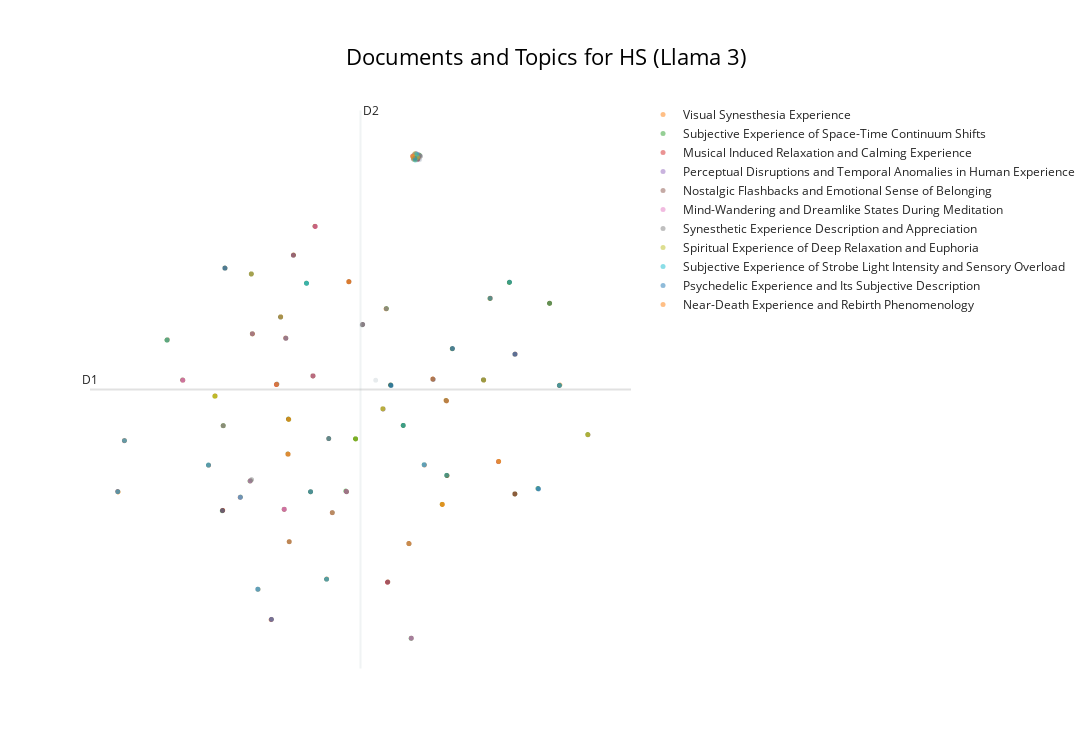
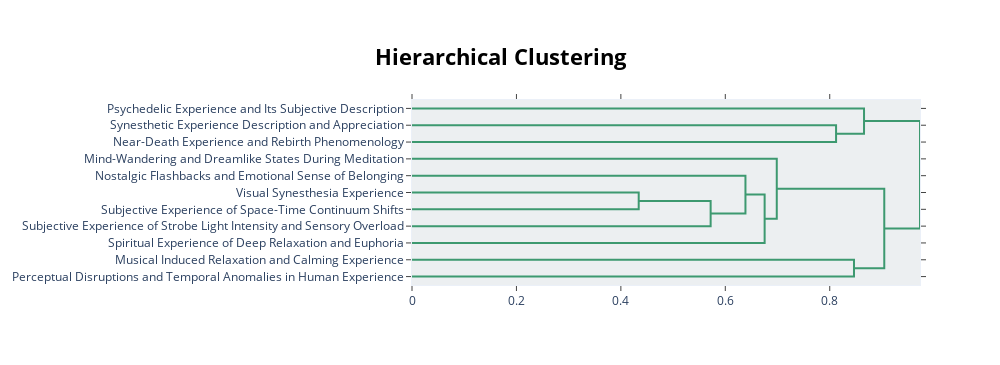

The code cell stored with these charts, in order, in its notebook:
### Markdown cell above
### Visualisation

### Code cell
# Basic visu (to compare with visu before LLM labelling)
display(topic_model.visualize_documents(df_reports, title=f"Documents and Topics for {condition} (Llama 3)",
hide_annotations=True, hide_document_hover=False, custom_labels=True))


# Datammaplot visu 
reduced_embeddings = UMAP(
    n_neighbors=int(chosen_params['n_neighbors']),
    n_components=2, #reduced embedding to 2D for visualization
    min_dist=float(chosen_params['min_dist']),
    metric='cosine',
    random_state=random_seed
).fit_transform(embeddings)

datamapplot.create_plot(
   reduced_embeddings,
   all_labels,
   label_font_size=15,
   title=f"{condition}: Topic representations with Llama 3",
   sub_title="Labeled with `llama-3-8b-instruct` (representations on reduced 2D embeddings)",
   label_wrap_width=20,
   use_medoids=True
)

# hierarchical visu
display(topic_model.visualize_hierarchy(custom_labels=True))

### Figure 1 — Plotly figure (JSON) as saved in the notebook; plotly's stock layout.template omitted (floating-point values rounded to 4 significant figures; data arrays with more than 128 entries replaced by an {"elided": "..."} marker saying what was removed)
{"data": [{"hoverinfo": "text", "hovertext": ["Difficult to make note of what I was seeing as I've never experienced that before.", "Sometimes wrestling between the two.", "Images I've seen before.", "Definitely easy to be in the moment.", "At first, I thought it was really intense, but as I went through the phases, I felt a rush of anxiety taking me through a journey of colour; both beautiful and calming, or rigid and uncomfortable.", "Helicopter, busy mind, no rest, relentless, stuck.", "I thought of bees and generativity.", "Totally disorienting until I picked a spot or tried to blink.", "It felt like my brain was being massaged.", "I experienced a lot of physical sensations in my stomach, on my face, and inside my head.", "Felt similar to being in an MRI machine.", "My brain being an Oscar-worthy director.", "Interested in potential for taking it further, combining it with substances.", "It was like having your eyes open throughout and yet totally enveloped in the sound.", "It is very sensitizing, and the feeling now is one of afterglow.", "Strong desire to turn the intensity up and explore more.", "My mother's blue handmade patchwork quilt.", "They moved rapidly in my direction from a shape in the centre.", "I dissolved into light.", "Different thoughts about the perception of light and the manner in which human discernment develops towards something.", "I saw some Vasarely-like artworks but in motion.", "A euphoric and healing experience.", "I am beyond words...", "The hallucinations created a very intense and vivid world that, if you stayed with it, threatened to overwhelm at times.", "It enhanced the patterns and made it feel like a journey.", "Falling snow, peaceful, lost in a cornfield, staring through a tunnel, scared.", "I am also dyslexic, and it was interesting to experience as a neurodivergent-brained person.", "It was possible to generate full images on demand—an elephant made of upwards flowing oil rivulets.", "Sound inside my body.", "I flew over cities and deserts; at one point I was flying close to the ground with a herd of elephants.", "And then, oddly, Robbie Williams!", "The sensory is overwhelming and powerful.", "I had a memory from my childhood of spending lots of time staring at the Windows Media Player audio visualizer while listening to songs I liked and how that seemed amazing at the time.", "Obviously spiritual.", "Intense connection with my body and surroundings.", "A totally immersive experience; it felt like I was inside my very own kaleidoscope.", "My brain automatically reached for the details that prove this wasn't \"real\", and I felt very much present.", "Inside and outside the eyes were infinite.", "Travelling through space.", "Very ecstatic experience that I wished would never end.", "Saw 3 distinct images:\n1.", "Would love an experience with continual stimulation without breaks to see how the images evolve.", "Aware of the music throughout and changing rhythms and tones.", "Brains, neurons, veins, elephants.", "The first time it felt more like it was separate from me, in front of my vision.", "It felt like Vasarely was flying my brain through space into the warm sunset.", "How my brain hallucinates on the go.", "Fascinating experience with great therapeutic potential", "A feeling of being in a cocoon, in the womb.", "Complete disconnection from my body.", "It feels like a symbolism of acceptance of self, my own fear, and life.", "Pleasure & intrigue.", "It crescendoed into a cacophony of sound and light where I reached a state of full awareness.", "I was scared at first but calmed down after a while.", "So I dropped into the body to feel more.", "The visual here doesn't look anything like what I saw.", "Sometimes they moved in the opposite direction towards the centre point.", "It began violently before falling away to darkness", "Just music", "I was a little afraid at first, but it was good to get in touch with my fear and just feel it.", "I was pure and full of electricity.", "Finally, there was a pregnant mother amongst blue being cradled by her husband.", "Intrigued and excited", "Submission,\nfun,\nmild euphoric moments.", "A direct experience of our infinite creativity.", "A safe, healthy, groovy drug-free trip.", "At the end, the sharp music connected me to the sound of helicopters, with a smell of burning that I associated with a war; for the majority, I experienced heart shapes, cosmic lights, and galaxies.", "I saw bright yellow, like the sun, and it took me to my happy place.", "Colors, patterns, and a sense of awe that my brain and light were creating such powerful hallucinations.", "The vastness was just poetic and beautiful.", "It sparked much curiosity.", "I felt we were journeying together.", "I became the music and the music became me, and we were floating and flying in a multidimensional kaleidoscope of the most beautiful geometry, symmetry, and colour.", "They all smiled, and I could hear their distinctive voices...", "A Welsh blanket.", "Lots of observing others, and in a giant bubble with people coming down being protected by others who control the dome.", "I did not feel anything at all.", "I didn't know where to look.", "I was on a rollercoaster into the sun.", "And a sense of really being inside my head.", "Trying to remember the patterns.", "This would be a great therapy to teach mindfulness and train people to still their thoughts.", "That was like acid", "I saw the inside of my eyelids in a whole new way.", "Some physical discomfort; amazing patterns; intense colours; yearning; desire to see more; questions.", "Tried to think about not living in fear; it's all just an experience.", "Like my brain has been massaged.", "An emotional and somatic understanding that control has no place here.", "Curiosity; want to control but unable; intense when orange.", "If you're from the University of Sussex, you need to stand up for reality, not believe in souls, gendered or otherwise.", "I would rather engage the body and work on the somatic aspect of it.", "Bookmark Symbol", "I thought throughout I was visualizing my own body, specifically my head.", "Felt like the Llama intro credit scene of Monty Python and the Holy Grail at some points.", "I felt like I was walking with my dog.", "Everyone should try", "They were happy.", null], "marker": {"color": "#CFD8DC", "opacity": 0.5, "size": 5}, "mode": "markers+text", "name": "other", "showlegend": false, "type": "scattergl", "x": [1.277, 12.12, 5.159, 12.4, -1.301, 28.07, 23.23, 6.672, -1.404, -3.28, 1.504, 22.63, -2.26, 12.89, 3.38, 27.0, -1.283, 21.45, 20.54, -5.424, 9.39, 28.08, 12.29, 1.277, -1.665, -4.721, -5.533, 12.89, 11.96, 11.98, 23.27, 15.84, -5.555, 0.579, -19.97, 15.33, -0.8533, -1.457, 1.03, 3.381, 25.75, 9.25, -1.313, -1.302, -6.624, 2.759, -10.08, 0.5624, 3.383, 12.17, 23.23, -14.55, 15.83, 16.43, -4.717, 12.17, 11.69, 15.84, 12.15, -1.302, 21.46, 23.24, 27.0, 15.76, -3.25, -0.8394, 6.683, 9.393, 9.719, 12.88, 16.43, -2.655, 20.54, 25.76, 12.58, 6.683, -0.8581, 12.48, -2.24, 12.68, 22.63, 31.16, 6.699, -6.623, 12.49, -1.332, 9.405, 6.6, 1.514, -1.307, -8.475, 12.8, 12.79, 2.996, 13.39, 12.51, 22.62, 8.099], "y": [7.421, 33.67, 18.64, 33.75, -12.36, 6.282, -6.655, 13.55, 2.279, -21.67, 25.27, 18.59, 14.43, 33.21, -8.895, 16.08, -12.38, -2.797, 16.67, 19.59, -17.19, 6.288, 33.66, 7.421, 11.9, -18.03, -5.098, 33.48, -23.88, -23.87, 10.04, -4.465, -5.12, 18.47, -6.364, -7.907, 21.82, -1.891, -6.388, -8.895, -6.023, 15.44, -12.35, -12.36, -7.064, -16.83, -3.225, 18.49, -8.893, 33.65, -6.661, 11.74, -4.46, 10.67, -18.03, 33.31, -12.57, -4.464, 33.51, -12.36, -2.794, 10.01, 16.08, 4.478, -21.64, 21.83, 13.56, -17.19, 6.326, 33.32, 10.67, 6.43, 16.67, -6.025, 33.18, 13.56, 21.81, 33.92, 14.45, 33.36, 18.58, 0.4109, 13.58, -7.063, 33.99, 2.207, -17.18, 13.48, 25.26, -12.36, 1.484, 33.41, 33.22, -0.05693, -3.197, 33.42, 18.58, 6.907]}, {"hoverinfo": "text", "hovertext": {"elided": "198 str values"}, "marker": {"opacity": 0.5, "size": 5}, "mode": "markers+text", "name": "Visual Synesthesia Experience", "text": {"elided": "198 str values"}, "textfont": {"size": 12}, "type": "scattergl", "x": {"elided": "198 float values"}, "y": {"elided": "198 float values"}}, {"hoverinfo": "text", "hovertext": {"elided": "150 str values"}, "marker": {"opacity": 0.5, "size": 5}, "mode": "markers+text", "name": "Subjective Experience of Space-Time Continuum Shifts", "text": {"elided": "150 str values"}, "textfont": {"size": 12}, "type": "scattergl", "x": {"elided": "150 float values"}, "y": {"elided": "150 float values"}}, {"hoverinfo": "text", "hovertext": ["Joy and relaxation", "Relaxing and reflective; worries stopped, put in proportion.", "A peaceful experience.", "Helpful and positive ambient sounds.", "Peace, tranquility, joy, stimulation, arousal.", "Mainly stressed, but with moments of calm.", "A sense of calm.", "Amazing sense of peace and positivity.", "Blissful even.", "Happiness,\nJoy,\nAdventure.", "Connection to an inner peace.", "Peacefulness and guidance.", "Like a deep tissue massage for the mind.", "Sense of comfort.", "The music is calming and surreal.", "A really pleasant and relaxing sensation.", "An incredible sensory experience with a huge feeling of calm and peace.", "Like this—music is a very visual thing.", "Relaxation, calm, and curiosity.", "A feeling of peace and tranquility", "The louder the music, the better.", "The music especially was on par with how one perceives sound during an actual trip.", "Tess is very calming.", "The music seemed to build to a crescendo near the end of the session and then move into a slower, calming sequence.", "Overarching truth and love.", "Wonderful, peaceful.", "Deep relaxation and a sense of hope.", "A great sense of calm and belonging.", "Being: immersed; calm; and thrilled.", "An intensity of connection, vastness, spaciousness, loving awareness.", "A calm, peaceful state.", "Calm serenity, flashback emotions", "Calm and safe.", "I really enjoyed the music; it was very Zen.", "Calm and serene and not frightening.", "Relaxing and patterned music", "I couldn't help thinking what would happen with a drum beat, maybe allow some non-Euro music in, much as I love John Hopkins.", "Optimism and escapism.", "Sometimes verging on oppressive, but never scary.", "Stimulation and relaxation within the music and light.", "The best bit was taking in the feelings of the music and gliding with it and morphing those visions according to how you feel about the music.", "Peace and contentment.", "Great peace.", "Utter peace and happiness.", "Chaos and stillness.", "Nostalgia and peace.", "Good vibes.", "Deep relaxation."], "marker": {"opacity": 0.5, "size": 5}, "mode": "markers+text", "name": "Musical Induced Relaxation and Calming Experience", "text": ["", "", "", "", "", "", "", "", "", "", "", "", "", "", "", "", "", "", "", "", "", "", "", "", "", "", "", "", "", "", "", "", "", "", "", "", "", "", "", "", "", "", "", "", "", "", "", ""], "textfont": {"size": 12}, "type": "scattergl", "x": [12.38, 9.381, -0.8494, 11.7, -19.24, 23.23, 14.31, -8.556, 12.28, 1.281, -9.37, 21.46, 20.56, -6.627, -19.96, -6.622, -2.709, -1.851, 1.514, 15.84, 5.181, 21.45, -9.364, 23.24, 11.71, 3.377, 0.5744, 12.44, -14.55, 4.909, 1.523, 14.33, 12.53, 12.41, -12.89, 12.21, 11.71, -8.54, 14.32, 12.61, -2.227, -3.25, 12.68, -2.686, 12.48, 12.36, 12.61, 9.388], "y": [33.27, -17.2, 21.82, -12.58, -0.3194, -6.663, 7.038, -8.645, 33.67, 7.417, 5.019, -2.794, 16.69, -7.067, -6.375, -7.061, 6.376, -8.504, 25.26, -4.465, 18.66, -2.802, 5.024, 10.01, -12.58, -8.898, 18.48, 33.55, 11.73, -6.377, 25.25, 7.017, 33.54, 33.47, 6.92, 33.57, -12.59, -8.628, 7.028, 33.32, 14.47, -21.64, 33.5, 6.4, 33.43, 33.39, 33.27, -17.2]}, {"hoverinfo": "text", "hovertext": ["No sense of time", "Don't make me get off!", "Intense chaos.", "Slow and fast.", "Or traveling at great speed through time.", "Various characters who, if focused on them, would disappear.", "A loss of sense of time, images that weren't images.", "Glimpse of something disappearing.", "A time and a place that seem to have happened but has yet to come.", "Staircase/Escalator\n2.", "Motivation, progress, and purpose.", "A beautiful quest to oblivion", "Then really fast.", "A sense of expansion, moving towards something.", "When a sense of what is happening seems to arrive, the vision vibrates and the sense leaves.", "A wild ride.", "Not much at all.", "Moving through a tunnel of branches.", "Good beats leading me on.", "Forward motion.", "A complete journey.", "Feeling of things coming at you.", "The final (most rapid?)", "A bubbling of freedom.", "Scary, pointy, laughing clown face in test period.", "A journey into the unknown.", "A roller coaster speeding.", "Technology and humans.", "What do I really understand?", "Journey forward.", "Treasure Chests (2 Opening, 1 Closed/Locked)\n3.", "It was insane.", "Shapes and travel through time.", "A varying journey in speed and awareness.", "Live more!", "And then maybe backwards.", "Sensory rollercoaster.", "Diolch yn fawr.", "Absolutely tripped away."], "marker": {"opacity": 0.5, "size": 5}, "mode": "markers+text", "name": "Perceptual Disruptions and Temporal Anomalies in Human Experience", "text": ["", "", "", "", "", "", "", "", "", "", "", "", "", "", "", "", "", "", "", "", "", "", "", "", "", "", "", "", "", "", "", "", "", "", "", "", "", "", ""], "textfont": {"size": 12}, "type": "scattergl", "x": [12.7, -2.249, 12.55, 12.47, 4.906, -19.95, 21.45, 6.667, 2.983, 15.79, -1.422, 11.97, 23.25, -0.8548, 5.181, -5.539, 12.87, 12.34, -6.618, 12.31, 12.44, -4.726, 9.394, 13.38, 1.02, 12.48, 15.33, -1.664, 3.38, 8.908, 2.759, 12.13, 2.996, 31.18, 12.28, 28.06, 2.996, 12.52, 14.33], "y": [33.26, 14.44, 33.65, 33.95, -6.375, -6.384, -2.798, 13.55, -0.07035, 4.445, -1.926, -23.88, 10.02, 21.82, 18.66, -5.103, 33.68, 33.79, -7.058, 33.83, 33.82, -18.02, -17.19, -3.188, -6.398, 33.38, -7.904, 11.9, -8.895, 3.465, -16.83, 33.61, -0.05758, 0.3934, 33.64, 6.277, -0.05728, 33.58, 7.022]}, {"hoverinfo": "text", "hovertext": ["Deep memories and emotive reflections.", "In the end, I felt at home, a deep sense of warm, loving embrace, like being in my mother's womb.", "I still feel it now.", "No difference between me and what was happening.", "I could walk around the room and almost reach out; it felt like I was therein my memory, looking back at the places.", "Desire to retain and recall shapes, colours, and feelings evoked were strong, but understanding the experience may be lost once coming out of it.", "And I always had something very obvious and captivating to come back to.", "I spoke to my 8-year-old self and 80-year-old self.", "I knew where I was, but felt this strong pull to this other familiar place just beyond my remembering.", "Seeing and hearing my deceased relatives.", "I wish to belong there with someone I really loved and missed...", "At times it felt like I was back in the womb.", "Thought about God.", "A lot of memories.", "Similar stuff to what I normally think about.", "I then felt like I was in my old house (shared with an ex) and walking on my daily commute towards my old front door.", "Lots of visuals, but towards the end, people I love and ancestors, some I did not previously know.", "The most vivid memories of my Dad carrying me on his shoulders as a young girl; it felt like I was back there for a short while.", "I felt a confusing sense of place, a familiar place, like my grandmother's basement, or a train station, but I couldn't place it.", "Felt like I was on that boat in Charlie and the Chocolate Factory.", "Really just thoughts from my day, or things I need to do, or had forgotten to do.", "It reminded me of being a child.", "I felt like I was in my parents' house but couldn't figure out which room.", "I find myself feeling peaceful and present, like back then.", "Past memories and people not really in my life anymore.", "It transported me into memories, having a deeper connection than ever before.", "Random thoughts; some connected to people close to me, others just events and journeys.", "It gives me an odd feeling of wanting to keep feeling these types of things again.", "It felt like coming home.", "I remembered beautiful and joyful memories and moments with my family, as if I was with them at the beach.", "Similar stuff to what I normally experience", "The sensation was very strong, and I struggled to find the memory that matched the feeling.", "I went back to many hard and mostly beautiful memories without prompting them at all."], "marker": {"opacity": 0.5, "size": 5}, "mode": "markers+text", "name": "Nostalgic Flashbacks and Emotional Sense of Belonging", "text": ["", "", "", "", "", "", "", "", "", "", "", "", "", "", "", "", "", "", "", "", "", "", "", "", "", "", "", "", "", "", "", "", ""], "textfont": {"size": 12}, "type": "scattergl", "x": [19.8, 23.23, 12.4, -1.841, 4.939, 19.83, 8.88, 1.281, -5.314, 28.07, 0.5742, -10.07, 1.017, -1.433, -9.37, -1.381, 15.33, 12.67, 12.3, 11.09, 1.023, 20.55, -14.57, 22.65, -10.08, 1.512, 9.709, -8.283, 4.903, -1.67, 8.875, 9.423, 12.48], "y": [6.959, -6.662, 33.57, -8.494, -6.409, 6.933, 3.493, 7.417, 12.45, 6.278, 18.48, -3.231, -6.401, -1.915, 5.019, 2.255, -7.907, 33.29, 33.42, 1.515, -6.395, 16.69, 11.72, 18.6, -3.224, 25.26, 6.335, 20.27, -6.371, 11.91, 3.498, -17.16, 33.32]}, {"hoverinfo": "text", "hovertext": ["I also felt asleep for a bit and I was thinking of my partner, who I could visualize.", "Not wanting my thoughts to overtake the experience.", "I did not have profound thoughts during the experience but rather almost fell asleep in a dreamlike way.", "And then my mind checked out and my subconscious took over and started talking.", "This time someone kept coughing and disrupted my thought process.", "I found myself lost in thought near the end, and stopped being aware of visual experience and just thought about stuff.", "I was put in a dreamlike, semiconscious state; the sensation when you are not quite asleep, coming into wakefulness, and dreaming of real things, conversations.", "As the lights started and gradually built, I moved between states of mindfulness and being distracted by everyday thoughts.", "I was very conscious of my mind thinking about stopping thinking; in the end, that was funny.", "I had short dreams.", "I found my thoughts developing into stories and images while my eyes were closed.", "If I do, I will try and meditate beforehand as I still had racing thoughts interrupting me.", "Dreaming dreamingly.", "I wanted to engage more; it annoyed me when it started and stopped as my brain was developing themes.", "Also same with unsuccessfully trying to fall asleep during an insomnia period.", "I couldn't be totally immersed because I suffer from tinnitus and no matter what, it's always a distraction.", "I realised any interaction had been quite short as my consciousness had drifted into the early stages in which the sandman cometh, where my brain's alpha waves quickly displaced the externally generated momentary visions with the garbled, messy, free association of non-sensical stories that act as the scent kindling of dreams.", "I felt like I drifted in and out of consciousness, but never opened my eyes.", "For someone who has sleep paralysis regularly, this was quite interesting.", "Dreaming while awake—flashes of random places I have been.", "Couldn't meditate either, even though I tried.", "I think when it became overwhelming my brain would cut to normal thoughts, e.g., like what I need to buy from the shop for dinner.", "Frustration that I couldn't stop thinking about the outside and concentrate on what was happening.", "My eyes wouldn't stop watering, so that kept my mind occupied.", "To be quite honest, I think I fell asleep, so don't really remember what I saw.", "My mind sometimes was very active and overthinking, but I actually have no memory of what.", "Felt like dreaming; I did dream a little.", "It felt like almost the dreamlike state of anesthesia.", "But then I just dozed off.", "Perhaps I should have focused on one.", "Afterwards, I felt as if I had had the deepest, deepest sleep.", "I didn't know whether I was asleep or awake.", "It was so deep I was unsure if I was totally conscious."], "marker": {"opacity": 0.5, "size": 5}, "mode": "markers+text", "name": "Mind-Wandering and Dreamlike States During Meditation", "text": ["", "", "", "", "", "", "", "", "", "", "", "", "", "", "", "", "", "", "", "", "", "", "", "", "", "", "", "", "", "", "", "", ""], "textfont": {"size": 12}, "type": "scattergl", "x": [3.377, 9.249, -19.21, -5.539, -5.312, 25.76, 1.531, 21.46, -6.624, 12.18, 6.669, -4.703, 11.7, -10.07, -8.479, -1.844, 8.872, 13.38, -12.88, -3.244, -1.689, -12.87, 8.888, -2.675, 4.91, -1.84, -5.424, 12.21, -1.432, 11.97, 1.279, 12.7, -9.372], "y": [-8.898, 15.44, -0.2966, -5.104, 12.45, -6.025, 25.25, -2.792, -7.064, 33.49, 13.55, -18.05, -12.58, -3.229, 1.48, -8.497, 3.501, -3.191, 6.915, -21.63, 11.93, 6.901, 3.485, 6.411, -6.379, -8.493, 19.59, 33.7, -1.916, -23.87, 7.419, 33.84, 5.017]}, {"hoverinfo": "text", "hovertext": ["Very well led.", "It is an unique experience I won't forget.", "Thank you; it was very interesting.", "Good stuff.", "So good!", "Thank you for creating it.", "Loved it.", "A perfectly cromulent experience", "An interesting one.", "Still a really cool experience!", "Awesome experience, so much more than I expected.", "Amazing experience though.", "Lots of uncertainty, but it went okay.", "It was a wonderful experience I wasn't expecting.", "I am amazed, never experienced something equal.", "Awesome experience and not what I expected.", "Fabulous experience.", "It was a beautiful experience.", "The visuals were pretty fun though.", "More DM please!", "Something wonderful", "Very interesting experience.", "And this made me think about synesthetic experiences and how they're very precious and worth seeking out and appreciating.", "This is a truly amazing experience.", "It was quite satisfying.", "Very interesting!", "Overall, it was an amazing experience.", "A keen experience", "Thanks for the experience.", "Not as good as doing loads of ket but still decent."], "marker": {"opacity": 0.5, "size": 5}, "mode": "markers+text", "name": "Synesthetic Experience Description and Appreciation", "text": ["", "", "", "", "", "", "", "", "", "", "", "", "", "", "", "", "", "", "", "", "", "", "", "", "", "", "", "", "", ""], "textfont": {"size": 12}, "type": "scattergl", "x": [6.684, -2.639, 16.44, 12.97, 14.35, -1.302, -5.397, 15.77, 12.78, 19.81, -5.424, 6.665, -19.22, 4.929, 2.996, 12.66, -10.08, 27.0, -8.302, 12.54, 12.69, 12.21, 16.43, 8.887, 31.16, 31.16, -1.681, 12.47, -8.295, 6.667], "y": [13.57, 6.447, 10.69, 33.63, 6.999, -12.36, -4.954, 4.464, 33.63, 6.954, 19.59, 13.55, -0.3012, -6.398, -0.05689, 33.78, -3.225, 16.08, 20.29, 33.75, 33.34, 33.26, 10.67, 3.486, 0.4109, 0.411, 11.92, 33.79, 20.28, 13.55]}, {"hoverinfo": "text", "hovertext": ["I also felt happy and smiled at certain points, which was quite weird.", "Then, all of a sudden, I felt like I was disembodied; a huge wave of euphoria took over, and I felt like I was totally free.", "I felt elated and completely peaceful and found myself smiling broadly at these moments.", "level of strobing felt more relaxing again.", "I felt very peaceful, euphoric, with a sense of wonder and awe.", "My thoughts on this is I felt safe and fun.", "I was on a journey; I was relaxed and not a bit worried, as if I knew I would be safe.", "It made me feel positive and as though something is guiding me.", "I felt a deep connection with humankind and an overwhelming sense of peace.", "It's the most comfort I've ever felt, and it was magical.", "I felt very relaxed and comfortable.", "It was comforting, and whilst I felt small and insignificant, I also felt free and powerful.", "I saw a lot of fast movement, but despite that, emotionally I felt absolute stillness and deep calm.", "It was very relaxing, and when I fully opened my eyes I felt refreshed and new.", "I felt warm and cold sensations in my hands at one point and was very relaxed and sleepy by the end.", "Suddenly seeing somewhere dark yet bright, resulting in a tingling sensation through alternative parts of my body, but also of pure relaxation.", "I felt an overwhelming sense of euphoria and love for everyone in the room.", "Rather than a negative experience, I felt relief and comforted by it.", "But then I found I could shut it out if I wanted and was able to relax—almost falling asleep at times.", "I felt hopeful.", "Was an interesting experience, and afterward I felt relaxed.", "The first one was better because I felt relaxed and I got ideas.", "I felt a profound sense of relaxation I have never experienced.", "I felt relaxed, safe, and excited at the start of the experience.", "Transcendental, peaceful, although I also felt somewhat anxious.", "Throughout I felt calm but exalted."], "marker": {"opacity": 0.5, "size": 5}, "mode": "markers+text", "name": "Spiritual Experience of Deep Relaxation and Euphoria", "text": ["", "", "", "", "", "", "", "", "", "", "", "", "", "", "", "", "", "", "", "", "", "", "", "", "", ""], "textfont": {"size": 12}, "type": "scattergl", "x": [-1.426, 8.873, -2.232, 15.32, 11.7, 21.47, -9.37, 12.36, 5.91, 19.83, -9.367, -1.352, 12.64, 31.16, 12.18, 2.992, 0.5731, -5.424, -9.375, 12.36, 31.16, 12.36, 8.88, -9.402, -14.57, 15.33], "y": [-1.922, 3.5, 14.46, -7.896, -12.58, -2.783, 5.018, 33.93, -0.08801, 6.936, 5.021, 2.227, 33.49, 0.4116, 33.49, -0.06093, 18.48, 19.59, 5.013, 33.46, 0.4106, 33.21, 3.494, 4.987, 11.72, -7.907]}, {"hoverinfo": "text", "hovertext": ["I also felt like I wanted the experience to be more intense—much louder music, and the most intense part of the lighting pattern repeated for longer.", "I felt sleepy and a bit anxious at times due to the speed of the flashing lights.", "Hard to focus on a single pattern, and when you wanted to focus on one, it would become less focused.", "Once I was wearing contacts and it was more geometric.", "At first it was unsettling because there were these lights flashing like a kaleidoscope in front of my eyes, even though my eyes were closed.", "I would have liked a slight diffusion on the light or something to keep my eyes shut; the intensity was demanding me to open my eyes.", "I would prefer to use my hands to shield from the light.", "But most of it had a white background for me, which made me feel like I was in a clinical space; that made me stressed.", "The visual experience felt a bit flat, so focused on being in my eyes and head; too much.", "Changes in intensity of the experience when I focused compared to when the light was across my whole peripheral vision.", "It might be an idea to have a box of tissues in the reflection room.", "I experienced different states depending on the lighting—darkness and constant light made me feel relaxed, but the first two levels of strobing made me feel partly overwhelmed and anxious.", "It was also interesting, when an image stabilised, to scan the field of vision up and down and side to side to explore the periphery.", "I kept thinking about a game of football I played on Tuesday and how I was hyper-aware of my eyes, if they had something in them or something that might pull me away from the experience.", "I found the eye mask uncomfortable on my forehead, so I took it off.", "I generally prefer the dark.", "Personally, it was hard for me to find peace with the intensity of the bright light.", "I found the flashing lights a little intense, but the eye mask worked well for me during those times.", "I could feel some sort of physical effect/stress or pressure on the front of my brain, on my face, that almost felt as if it was taking a hit from each pulse of light.", "Changing temperature of my body with the lights."], "marker": {"opacity": 0.5, "size": 5}, "mode": "markers+text", "name": "Subjective Experience of Strobe Light Intensity and Sensory Overload", "text": ["", "", "", "", "", "", "", "", "", "", "", "", "", "", "", "", "", "", "", ""], "textfont": {"size": 12}, "type": "scattergl", "x": [2.76, 25.75, -14.58, 12.4, -19.22, 0.5711, 13.37, 1.017, 11.09, 28.08, -4.72, -6.624, -10.09, 15.81, 22.66, 0.5872, 12.56, 3.386, -19.94, 20.54], "y": [-16.83, -6.023, 11.71, 33.18, -0.299, 18.48, -3.177, -6.401, 1.514, 6.29, -18.03, -7.064, -3.214, -4.438, 18.61, 18.46, 33.86, -8.89, -6.394, 16.67]}, {"hoverinfo": "text", "hovertext": ["Sure am glad I wasn't on drugs!", "The closest thing I'll ever experience to being on drugs.", "Having taken hallucinogens in the past, it lacked a narrative and an emotional connection comparatively—the scientific nature of the presentation perhaps cutting one off from an emotional and spiritual potential, although this is probably highly subjective.", "Like I was on an LSD trip, an out-of-body sensation when I am on drugs.", "Like being on acid or DMT but safer!!", "Was like taking hallucinogenic drugs when I was younger.", "I think it helped me process some of the trauma I had with drug use.", "I participated in a psychedelic trial of DMT 7 months ago and this experience took me back to that.", "Having had many psychedelic experiences over many years, it was tame.", "This is exactly how I remember being on LSD, without the scary parts.", "Closest sober experience (and to be honest, better) than psychedelics.", "Perhaps even people who want to get off drugs."], "marker": {"opacity": 0.5, "size": 5}, "mode": "markers+text", "name": "Psychedelic Experience and Its Subjective Description", "text": ["", "", "", "", "", "", "", "", "", "", "", ""], "textfont": {"size": 12}, "type": "scattergl", "x": [-3.236, 2.995, 16.44, -8.295, 9.73, -8.558, 14.31, 12.36, 23.23, 5.18, 25.8, 9.78], "y": [-21.63, -0.05794, 10.69, 20.28, 6.315, -8.646, 7.033, 33.39, 9.999, 18.66, -6.072, 6.265]}, {"hoverinfo": "text", "hovertext": ["It kind of felt like dying, reincarnating, and starting life again.", "Life, death, and rebirth.", "Maybe this is what it's like to be dead.", "Healing a part of myself I didn't realise had decayed entirely.", "The cycle of death and rebirth as envisaged in eighties D&D.", "I hope that's what death feels like.", "What I imagine it's like looking back on life before you die.", "I wondered if it would be like this when you die.", "Life after retired.", "In brief—I was thinking if death could look like this experience, and so I decided to assume that I go through a near-death experience and check my thoughts about it, so you could build something more than a visual-only thing for me, so I cannot say it was totally useless as I was expecting.", "It felt like the circle of life, a soul leaving and returning."], "marker": {"opacity": 0.5, "size": 5}, "mode": "markers+text", "name": "Near-Death Experience and Rebirth Phenomenology", "text": ["", "", "", "", "", "", "", "", "", "", ""], "textfont": {"size": 12}, "type": "scattergl", "x": [15.81, -1.374, 5.169, 12.1, 14.31, 3.381, -1.433, 5.179, -2.682, 21.48, 15.35], "y": [4.432, 2.248, 18.65, 33.64, 7.042, -8.895, -1.915, 18.66, 6.404, -2.772, -7.917]}], "layout": {"annotations": [{"showarrow": false, "text": "D1", "x": -22.96, "y": 5.804, "yshift": 10}, {"showarrow": false, "text": "D2", "x": 6.446, "xshift": 10, "y": 39.09}], "height": 750, "shapes": [{"line": {"color": "#CFD8DC", "width": 2}, "type": "line", "x0": 6.446, "x1": 6.446, "y0": -27.48, "y1": 39.09}, {"line": {"color": "#9E9E9E", "width": 2}, "type": "line", "x0": -22.96, "x1": 35.85, "y0": 5.804, "y1": 5.804}], "title": {"font": {"color": "Black", "size": 22}, "text": "Documents and Topics for HS (Llama 3)", "x": 0.5, "xanchor": "center", "yanchor": "top"}, "width": 1200, "xaxis": {"visible": false}, "yaxis": {"visible": false}}}

### Figure 2 — Plotly figure (JSON) as saved in the notebook; plotly's stock layout.template omitted (floating-point values rounded to 4 significant figures)
{"data": [{"hoverinfo": "text", "marker": {"color": "rgb(61,153,112)"}, "mode": "lines", "type": "scatter", "x": [0.0, 0.8121, 0.8121, 0.0], "xaxis": "x", "y": [-15.0, -15.0, -25.0, -25.0], "yaxis": "y"}, {"hoverinfo": "text", "marker": {"color": "rgb(61,153,112)"}, "mode": "lines", "type": "scatter", "x": [0.0, 0.8657, 0.8657, 0.8121], "xaxis": "x", "y": [-5.0, -5.0, -20.0, -20.0], "yaxis": "y"}, {"hoverinfo": "text", "marker": {"color": "rgb(61,153,112)"}, "mode": "lines", "type": "scatter", "x": [0.0, 0.4342, 0.4342, 0.0], "xaxis": "x", "y": [-55.0, -55.0, -65.0, -65.0], "yaxis": "y"}, {"hoverinfo": "text", "marker": {"color": "rgb(61,153,112)"}, "mode": "lines", "type": "scatter", "x": [0.4342, 0.5719, 0.5719, 0.0], "xaxis": "x", "y": [-60.0, -60.0, -75.0, -75.0], "yaxis": "y"}, {"hoverinfo": "text", "marker": {"color": "rgb(61,153,112)"}, "mode": "lines", "type": "scatter", "x": [0.0, 0.6386, 0.6386, 0.5719], "xaxis": "x", "y": [-45.0, -45.0, -67.5, -67.5], "yaxis": "y"}, {"hoverinfo": "text", "marker": {"color": "rgb(61,153,112)"}, "mode": "lines", "type": "scatter", "x": [0.6386, 0.6753, 0.6753, 0.0], "xaxis": "x", "y": [-56.25, -56.25, -85.0, -85.0], "yaxis": "y"}, {"hoverinfo": "text", "marker": {"color": "rgb(61,153,112)"}, "mode": "lines", "type": "scatter", "x": [0.0, 0.6986, 0.6986, 0.6753], "xaxis": "x", "y": [-35.0, -35.0, -70.62, -70.62], "yaxis": "y"}, {"hoverinfo": "text", "marker": {"color": "rgb(61,153,112)"}, "mode": "lines", "type": "scatter", "x": [0.0, 0.8464, 0.8464, 0.0], "xaxis": "x", "y": [-95.0, -95.0, -105.0, -105.0], "yaxis": "y"}, {"hoverinfo": "text", "marker": {"color": "rgb(61,153,112)"}, "mode": "lines", "type": "scatter", "x": [0.6986, 0.9044, 0.9044, 0.8464], "xaxis": "x", "y": [-52.81, -52.81, -100.0, -100.0], "yaxis": "y"}, {"hoverinfo": "text", "marker": {"color": "rgb(61,153,112)"}, "mode": "lines", "type": "scatter", "x": [0.8657, 0.9728, 0.9728, 0.9044], "xaxis": "x", "y": [-12.5, -12.5, -76.41, -76.41], "yaxis": "y"}], "layout": {"autosize": false, "height": 365, "hoverlabel": {"bgcolor": "white", "font": {"family": "Rockwell", "size": 16}}, "hovermode": "closest", "plot_bgcolor": "#ECEFF1", "showlegend": false, "title": {"font": {"color": "Black", "size": 22}, "text": "<b>Hierarchical Clustering</b>", "x": 0.5, "xanchor": "center", "yanchor": "top"}, "width": 1000, "xaxis": {"mirror": "allticks", "rangemode": "tozero", "showgrid": false, "showline": true, "showticklabels": true, "ticks": "outside", "type": "linear", "zeroline": false}, "yaxis": {"mirror": "allticks", "range": [-110, 0], "rangemode": "tozero", "showgrid": false, "showline": true, "showticklabels": true, "tickmode": "array", "ticks": "outside", "ticktext": ["Psychedelic Experience and Its Subjective Description", "Synesthetic Experience Description and Appreciation", "Near-Death Experience and Rebirth Phenomenology", "Mind-Wandering and Dreamlike States During Meditation", "Nostalgic Flashbacks and Emotional Sense of Belonging", "Visual Synesthesia Experience", "Subjective Experience of Space-Time Continuum Shifts", "Subjective Experience of Strobe Light Intensity and Sensory Overload", "Spiritual Experience of Deep Relaxation and Euphoria", "Musical Induced Relaxation and Calming Experience", "Perceptual Disruptions and Temporal Anomalies in Human Experience"], "tickvals": [-5, -15, -25, -35, -45, -55, -65, -75, -85, -95, -105], "type": "linear", "zeroline": false}}}
